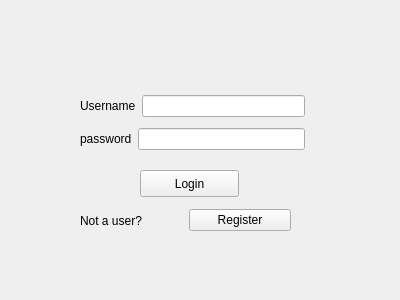
<?xml version="1.0" encoding="UTF-8"?>
<ui version="4.0">
 <class>Form</class>
 <widget class="QWidget" name="Form">
  <property name="geometry">
   <rect>
    <x>0</x>
    <y>0</y>
    <width>400</width>
    <height>300</height>
   </rect>
  </property>
  <property name="windowTitle">
   <string>Form</string>
  </property>
  <widget class="QPushButton" name="pushButton">
   <property name="geometry">
    <rect>
     <x>140</x>
     <y>170</y>
     <width>99</width>
     <height>27</height>
    </rect>
   </property>
   <property name="text">
    <string>Login</string>
   </property>
  </widget>
  <widget class="QWidget" name="">
   <property name="geometry">
    <rect>
     <x>80</x>
     <y>90</y>
     <width>225</width>
     <height>66</height>
    </rect>
   </property>
   <layout class="QVBoxLayout" name="verticalLayout">
    <item>
     <layout class="QHBoxLayout" name="horizontalLayout">
      <item>
       <widget class="QLabel" name="label">
        <property name="text">
         <string>Username</string>
        </property>
       </widget>
      </item>
      <item>
       <widget class="QLineEdit" name="lineEdit"/>
      </item>
     </layout>
    </item>
    <item>
     <layout class="QHBoxLayout" name="horizontalLayout_2">
      <item>
       <widget class="QLabel" name="label_2">
        <property name="text">
         <string>password</string>
        </property>
       </widget>
      </item>
      <item>
       <widget class="QLineEdit" name="lineEdit_2"/>
      </item>
     </layout>
    </item>
   </layout>
  </widget>
  <widget class="QWidget" name="">
   <property name="geometry">
    <rect>
     <x>80</x>
     <y>200</y>
     <width>211</width>
     <height>41</height>
    </rect>
   </property>
   <layout class="QHBoxLayout" name="horizontalLayout_3">
    <item>
     <widget class="QLabel" name="label_3">
      <property name="text">
       <string>Not a user?</string>
      </property>
     </widget>
    </item>
    <item>
     <widget class="QPushButton" name="pushButton_2">
      <property name="text">
       <string>Register</string>
      </property>
     </widget>
    </item>
   </layout>
  </widget>
 </widget>
 <resources/>
 <connections/>
</ui>
